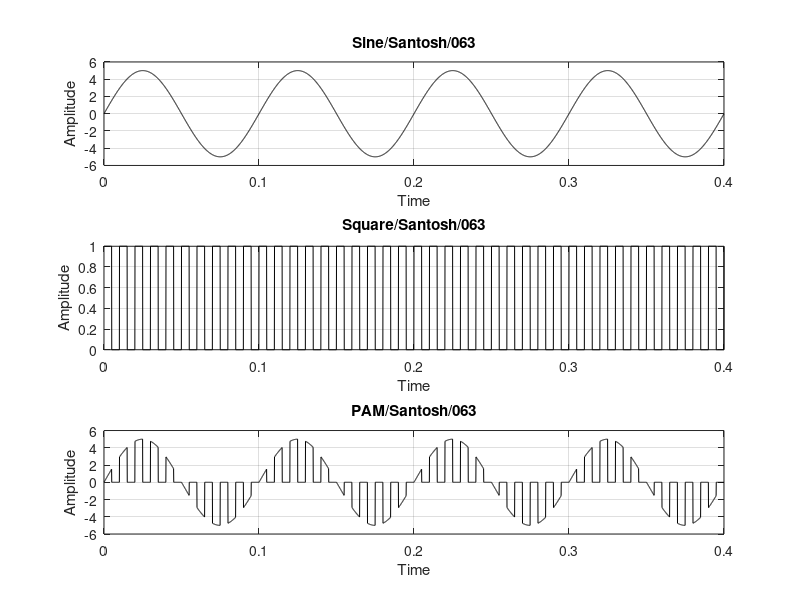

The MATLAB script that drew this image:
% Draw message signal, carrier signal and phase amplitue modulation

clc;
close all;
clear all;
a=5;
fc=100;
fm=10;
fs=100*fc;
t=0:1/fs:4/fm;
x1=a*sin(2*pi*fm*t);
x2=0.5*square(2*pi*fc*t)+0.5;
y=x1.*x2;
subplot(311);
plot(t,x1,'black');
xlabel('Time');
ylabel('Amplitude');
title('Sine/Santosh/063');
grid on;

subplot(312);
plot(t,x2,'black');
xlabel('Time');
ylabel('Amplitude');
title('Square/Santosh/063');
grid on;

subplot(313);
plot(t,y,'black');
xlabel('Time');
ylabel('Amplitude');
title('PAM/Santosh/063');
grid on;
